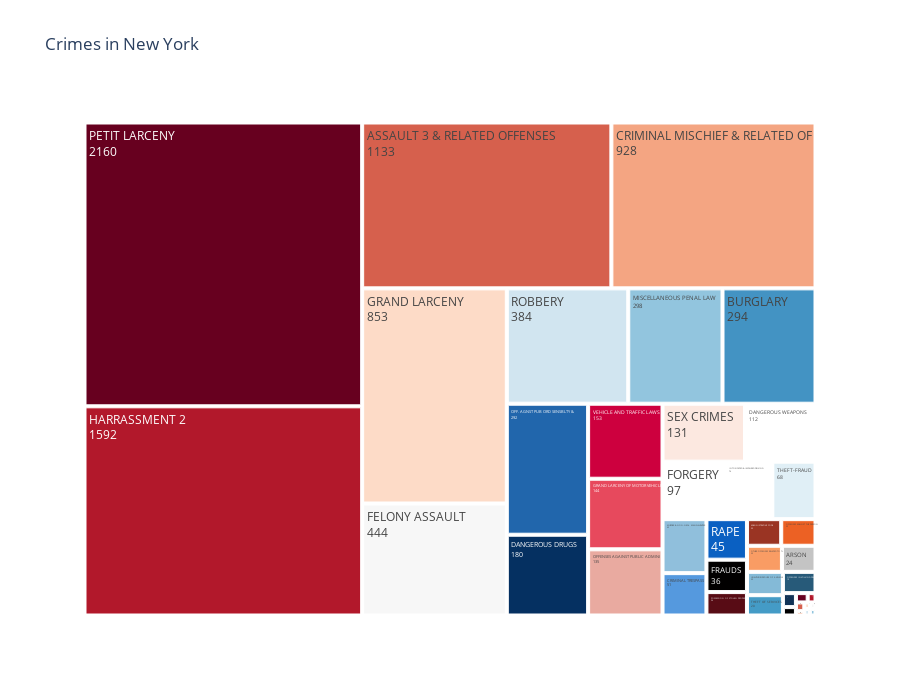

Notebook code for this chart:
### Code cell
# Credit to FEDI BEN MESSAOUD: https://www.kaggle.com/code/fedi1996/boston-crime-analysis-with-plotly
def treemap(categories,title,path,values):
    fig = px.treemap(categories, path=path, values=values, height=700,
                 title=title, color_discrete_sequence = px.colors.sequential.RdBu)
    fig.data[0].textinfo = 'label+text+value'
    fig.show()

crime_count = df_['OFNS_DESC'].value_counts()
vals = crime_count.values

categories = pd.DataFrame(data= crime_count.index, columns=["OFNS_DESC"])
categories['values'] = vals

treemap(categories,'Crimes in New York',['OFNS_DESC'],categories['values'])

### Figure 1 — Plotly figure (JSON) as saved in the notebook; plotly's stock layout.template omitted (floating-point values rounded to 4 significant figures)
{"data": [{"branchvalues": "total", "domain": {"x": [0, 1], "y": [0, 1]}, "hovertemplate": "labels=%{label}<br>value=%{value}<br>parent=%{parent}<br>id=%{id}<extra></extra>", "ids": ["ADMINISTRATIVE CODE", "AGRICULTURE & MRKTS LAW-UNCLASSIFIED", "ARSON", "ASSAULT 3 & RELATED OFFENSES", "BURGLAR'S TOOLS", "BURGLARY", "CRIMINAL MISCHIEF & RELATED OF", "CRIMINAL TRESPASS", "DANGEROUS DRUGS", "DANGEROUS WEAPONS", "ENDAN WELFARE INCOMP", "ESCAPE 3", "FELONY ASSAULT", "FORGERY", "FRAUDS", "FRAUDULENT ACCOSTING", "GAMBLING", "GRAND LARCENY", "GRAND LARCENY OF MOTOR VEHICLE", "HARRASSMENT 2", "INTOXICATED & IMPAIRED DRIVING", "KIDNAPPING & RELATED OFFENSES", "MISCELLANEOUS PENAL LAW", "MURDER & NON-NEGL. MANSLAUGHTER", "NYS LAWS-UNCLASSIFIED FELONY", "OFF. AGNST PUB ORD SENSBLTY &", "OFFENSES AGAINST PUBLIC ADMINI", "OFFENSES AGAINST PUBLIC SAFETY", "OFFENSES AGAINST THE PERSON", "OFFENSES INVOLVING FRAUD", "OTHER OFFENSES RELATED TO THEF", "OTHER STATE LAWS (NON PENAL LA", "PETIT LARCENY", "POSSESSION OF STOLEN PROPERTY", "RAPE", "ROBBERY", "SEX CRIMES", "THEFT OF SERVICES", "THEFT-FRAUD", "UNAUTHORIZED USE OF A VEHICLE", "VEHICLE AND TRAFFIC LAWS"], "labels": ["ADMINISTRATIVE CODE", "AGRICULTURE & MRKTS LAW-UNCLASSIFIED", "ARSON", "ASSAULT 3 & RELATED OFFENSES", "BURGLAR'S TOOLS", "BURGLARY", "CRIMINAL MISCHIEF & RELATED OF", "CRIMINAL TRESPASS", "DANGEROUS DRUGS", "DANGEROUS WEAPONS", "ENDAN WELFARE INCOMP", "ESCAPE 3", "FELONY ASSAULT", "FORGERY", "FRAUDS", "FRAUDULENT ACCOSTING", "GAMBLING", "GRAND LARCENY", "GRAND LARCENY OF MOTOR VEHICLE", "HARRASSMENT 2", "INTOXICATED & IMPAIRED DRIVING", "KIDNAPPING & RELATED OFFENSES", "MISCELLANEOUS PENAL LAW", "MURDER & NON-NEGL. MANSLAUGHTER", "NYS LAWS-UNCLASSIFIED FELONY", "OFF. AGNST PUB ORD SENSBLTY &", "OFFENSES AGAINST PUBLIC ADMINI", "OFFENSES AGAINST PUBLIC SAFETY", "OFFENSES AGAINST THE PERSON", "OFFENSES INVOLVING FRAUD", "OTHER OFFENSES RELATED TO THEF", "OTHER STATE LAWS (NON PENAL LA", "PETIT LARCENY", "POSSESSION OF STOLEN PROPERTY", "RAPE", "ROBBERY", "SEX CRIMES", "THEFT OF SERVICES", "THEFT-FRAUD", "UNAUTHORIZED USE OF A VEHICLE", "VEHICLE AND TRAFFIC LAWS"], "name": "", "parents": ["", "", "", "", "", "", "", "", "", "", "", "", "", "", "", "", "", "", "", "", "", "", "", "", "", "", "", "", "", "", "", "", "", "", "", "", "", "", "", "", ""], "textinfo": "label+text+value", "type": "treemap", "values": [25, 3, 24, 1133, 3, 294, 928, 51, 180, 112, 1, 2, 444, 97, 36, 1, 1, 853, 144, 1592, 76, 1, 298, 65, 5, 292, 135, 1, 25, 19, 25, 2, 2160, 26, 45, 384, 131, 20, 68, 23, 153]}], "layout": {"height": 700, "legend": {"tracegroupgap": 0}, "title": {"text": "Crimes in New York"}, "treemapcolorway": ["rgb(103,0,31)", "rgb(178,24,43)", "rgb(214,96,77)", "rgb(244,165,130)", "rgb(253,219,199)", "rgb(247,247,247)", "rgb(209,229,240)", "rgb(146,197,222)", "rgb(67,147,195)", "rgb(33,102,172)", "rgb(5,48,97)"]}}
